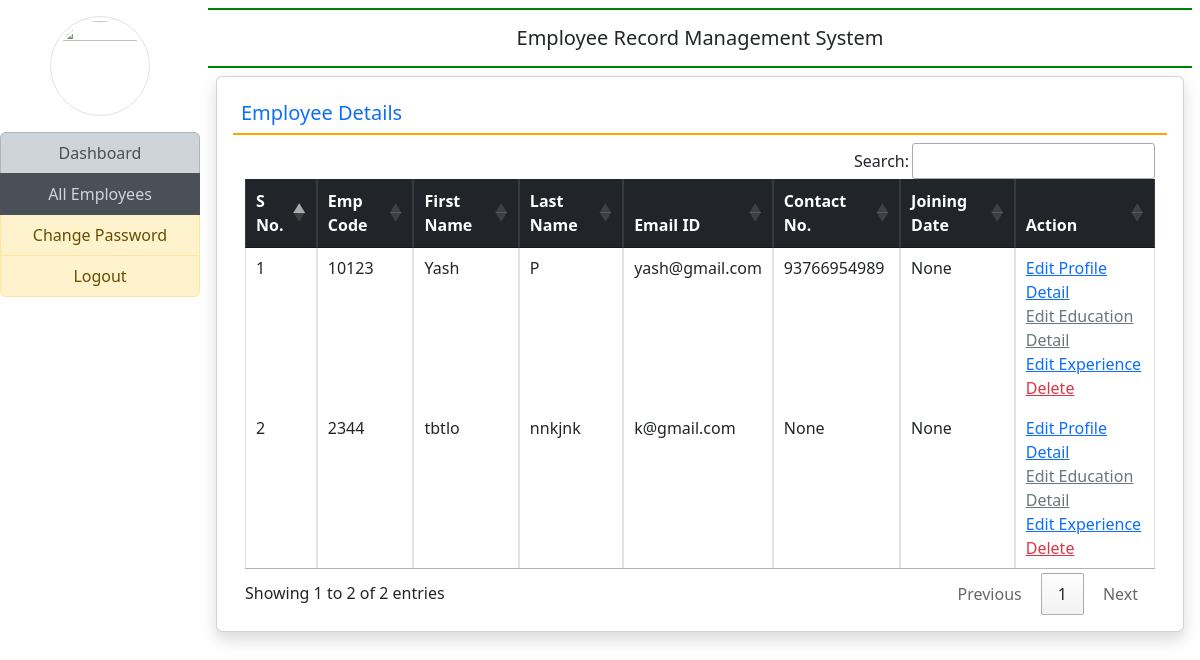
/all_employee (signed in), run on the app's committed database.
### employee/models.py (models this page shows, shortened)
class EmployeeDetail(models.Model):
    user = models.ForeignKey(User, on_delete=models.CASCADE)
    empcode = models.CharField(max_length=50)
    empdept = models.CharField(max_length=50,null=True)
    designation = models.CharField(max_length=100,null=True)
    contact = models.CharField(max_length=15,null=True)
    gender = models.CharField(max_length=50,null=True)
    joiningdate = models.DateField(null=True)

### employee/views.py (the view)
# urls.py: path('all_employee',all_employee,name='all_employee'),
def all_employee(request):
    if not request.user.is_authenticated:
        return redirect('admin_login')
    employee = EmployeeDetail.objects.all()
    return render(request, 'all_employee.html',locals())

### employee/templates/all_employee.html
{% extends 'admin_base.html' %}
{% block main %}
<div class="card shadow m-2">
    <div class="card-body">
        <h5 class="p-2 text-primary" style="border-bottom: 2px solid orange;">Employee Details</h5>
        <div class="container-fluid">
            <table class="table table-bordered table-hover" id="example">
                <thead class="table-dark">
                    <tr>
                        <th>S No.</th>
                        <th>Emp Code</th>
                        <th>First Name</th>
                        <th>Last Name</th>
                        <th>Email ID</th>
                        <th>Contact No.</th>
                        <th>Joining Date</th>
                        <th>Action</th>
                    </tr>
                </thead>
                <tbody>
                    {% for i in employee%}
                    <tr>
                        <td>{{forloop.counter}}</td>
                        <td>{{i.empcode}}</td>
                        <td>{{i.user.first_name}}</td>
                        <td>{{i.user.last_name}}</td>
                        <td>{{i.user.username}}</td>
                        <td>{{i.contact}}</td>
                        <td>{{i.joiningdate}}</td>
                        <td><a href="{% url 'edit_profile' i.id %}" class="text-primary">Edit Profile Detail</a><br>
                            <a href="{% url 'edit_education' i.user.id %}" class="text-secondary">Edit Education Detail</a><br>
                            <a href="{% url 'editadmin_experience' i.user.id %}" class="text-primary">Edit Experience</a><br>
                            <a href="{% url 'delete_employee' i.user.id %}" class="text-danger" onclick="return confirm('Are You Sure?')">Delete</a>
                        </td>
                    </tr>
                    {% endfor %}
                </tbody>
            </table>
        </div>
    </div>
</div>
{% endblock %}

### data on the page
EmployeeDetail: empcode "10123", user.first_name "Yash", user.last_name "P", user.username "yash@gmail.com", contact "93766954989", joiningdate "None"
EmployeeDetail: empcode "2344", user.first_name "tbtlo", user.last_name "nnkjnk", user.username "k@gmail.com", contact "None", joiningdate "None"
